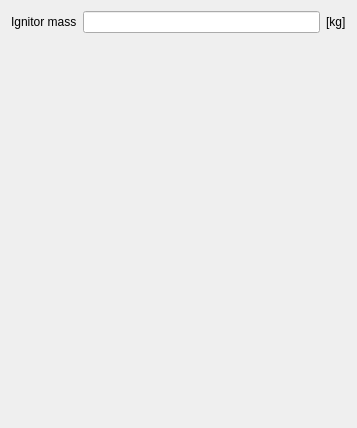
            <widget class="QWidget" name="scrollAreaWidgetContents_15">
             <property name="geometry">
              <rect>
               <x>0</x>
               <y>0</y>
               <width>357</width>
               <height>428</height>
              </rect>
             </property>
             <layout class="QGridLayout" name="gridLayout_14">
              <item row="0" column="1">
               <widget class="QLineEdit" name="line_Mign">
                <property name="readOnly">
                 <bool>true</bool>
                </property>
               </widget>
              </item>
              <item row="1" column="0">
               <spacer name="verticalSpacer_12">
                <property name="orientation">
                 <enum>Qt::Vertical</enum>
                </property>
                <property name="sizeHint" stdset="0">
                 <size>
                  <width>20</width>
                  <height>367</height>
                 </size>
                </property>
               </spacer>
              </item>
              <item row="0" column="0">
               <widget class="QLabel" name="label_Mign">
                <property name="text">
                 <string>Ignitor mass</string>
                </property>
               </widget>
              </item>
              <item row="0" column="2">
               <widget class="QLabel" name="label_kg_5">
                <property name="text">
                 <string>[kg]</string>
                </property>
               </widget>
              </item>
             </layout>
            </widget>
